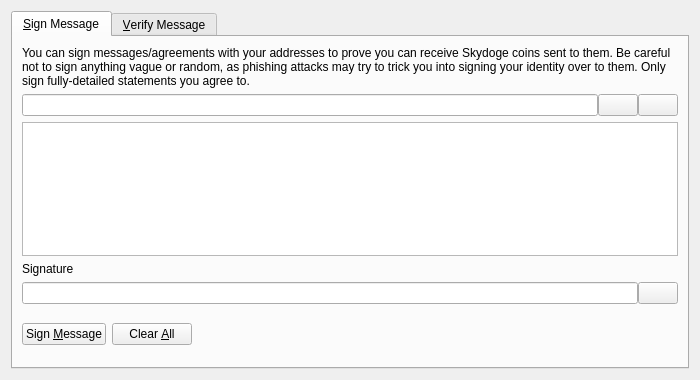
<?xml version="1.0" encoding="UTF-8"?>
<ui version="4.0">
 <class>SignVerifyMessageDialog</class>
 <widget class="QDialog" name="SignVerifyMessageDialog">
  <property name="geometry">
   <rect>
    <x>0</x>
    <y>0</y>
    <width>700</width>
    <height>380</height>
   </rect>
  </property>
  <property name="windowTitle">
   <string>Signatures - Sign / Verify a Message</string>
  </property>
  <property name="modal">
   <bool>true</bool>
  </property>
  <layout class="QVBoxLayout" name="verticalLayout">
   <item>
    <widget class="QTabWidget" name="tabWidget">
     <property name="currentIndex">
      <number>0</number>
     </property>
     <widget class="QWidget" name="tabSignMessage">
      <attribute name="title">
       <string>&amp;Sign Message</string>
      </attribute>
      <layout class="QVBoxLayout" name="verticalLayout_SM">
       <item>
        <widget class="QLabel" name="infoLabel_SM">
         <property name="text">
          <string>You can sign messages/agreements with your addresses to prove you can receive Skydoge coins sent to them. Be careful not to sign anything vague or random, as phishing attacks may try to trick you into signing your identity over to them. Only sign fully-detailed statements you agree to.</string>
         </property>
         <property name="textFormat">
          <enum>Qt::PlainText</enum>
         </property>
         <property name="wordWrap">
          <bool>true</bool>
         </property>
        </widget>
       </item>
       <item>
        <layout class="QHBoxLayout" name="horizontalLayout_1_SM">
         <property name="spacing">
          <number>0</number>
         </property>
         <item>
          <widget class="QValidatedLineEdit" name="addressIn_SM">
           <property name="toolTip">
            <string>The Skydoge address to sign the message with</string>
           </property>
          </widget>
         </item>
         <item>
          <widget class="QPushButton" name="addressBookButton_SM">
           <property name="toolTip">
            <string>Choose previously used address</string>
           </property>
           <property name="text">
            <string/>
           </property>
           <property name="icon">
            <iconset resource="../skydoge.qrc">
             <normaloff>:/icons/address-book</normaloff>:/icons/address-book</iconset>
           </property>
           <property name="shortcut">
            <string>Alt+A</string>
           </property>
           <property name="autoDefault">
            <bool>false</bool>
           </property>
          </widget>
         </item>
         <item>
          <widget class="QPushButton" name="pasteButton_SM">
           <property name="toolTip">
            <string>Paste address from clipboard</string>
           </property>
           <property name="text">
            <string/>
           </property>
           <property name="icon">
            <iconset resource="../skydoge.qrc">
             <normaloff>:/icons/editpaste</normaloff>:/icons/editpaste</iconset>
           </property>
           <property name="shortcut">
            <string>Alt+P</string>
           </property>
           <property name="autoDefault">
            <bool>false</bool>
           </property>
          </widget>
         </item>
        </layout>
       </item>
       <item>
        <widget class="QPlainTextEdit" name="messageIn_SM">
         <property name="toolTip">
          <string>Enter the message you want to sign here</string>
         </property>
        </widget>
       </item>
       <item>
        <widget class="QLabel" name="signatureLabel_SM">
         <property name="text">
          <string>Signature</string>
         </property>
         <property name="textFormat">
          <enum>Qt::PlainText</enum>
         </property>
        </widget>
       </item>
       <item>
        <layout class="QHBoxLayout" name="horizontalLayout_2_SM">
         <property name="spacing">
          <number>0</number>
         </property>
         <item>
          <widget class="QLineEdit" name="signatureOut_SM">
           <property name="font">
            <font>
             <italic>true</italic>
            </font>
           </property>
           <property name="readOnly">
            <bool>true</bool>
           </property>
          </widget>
         </item>
         <item>
          <widget class="QPushButton" name="copySignatureButton_SM">
           <property name="toolTip">
            <string>Copy the current signature to the system clipboard</string>
           </property>
           <property name="text">
            <string/>
           </property>
           <property name="icon">
            <iconset resource="../skydoge.qrc">
             <normaloff>:/icons/editcopy</normaloff>:/icons/editcopy</iconset>
           </property>
           <property name="autoDefault">
            <bool>false</bool>
           </property>
          </widget>
         </item>
        </layout>
       </item>
       <item>
        <layout class="QHBoxLayout" name="horizontalLayout_3_SM">
         <item>
          <widget class="QPushButton" name="signMessageButton_SM">
           <property name="toolTip">
            <string>Sign the message to prove you own this Skydoge address</string>
           </property>
           <property name="text">
            <string>Sign &amp;Message</string>
           </property>
           <property name="icon">
            <iconset resource="../skydoge.qrc">
             <normaloff>:/icons/edit</normaloff>:/icons/edit</iconset>
           </property>
           <property name="autoDefault">
            <bool>false</bool>
           </property>
          </widget>
         </item>
         <item>
          <widget class="QPushButton" name="clearButton_SM">
           <property name="toolTip">
            <string>Reset all sign message fields</string>
           </property>
           <property name="text">
            <string>Clear &amp;All</string>
           </property>
           <property name="icon">
            <iconset resource="../skydoge.qrc">
             <normaloff>:/icons/remove</normaloff>:/icons/remove</iconset>
           </property>
           <property name="autoDefault">
            <bool>false</bool>
           </property>
          </widget>
         </item>
         <item>
          <spacer name="horizontalSpacer_1_SM">
           <property name="orientation">
            <enum>Qt::Horizontal</enum>
           </property>
           <property name="sizeHint" stdset="0">
            <size>
             <width>40</width>
             <height>48</height>
            </size>
           </property>
          </spacer>
         </item>
         <item>
          <widget class="QLabel" name="statusLabel_SM">
           <property name="font">
            <font>
             <weight>75</weight>
             <bold>true</bold>
            </font>
           </property>
           <property name="text">
            <string/>
           </property>
           <property name="wordWrap">
            <bool>true</bool>
           </property>
          </widget>
         </item>
         <item>
          <spacer name="horizontalSpacer_2_SM">
           <property name="orientation">
            <enum>Qt::Horizontal</enum>
           </property>
           <property name="sizeHint" stdset="0">
            <size>
             <width>40</width>
             <height>48</height>
            </size>
           </property>
          </spacer>
         </item>
        </layout>
       </item>
      </layout>
     </widget>
     <widget class="QWidget" name="tabVerifyMessage">
      <attribute name="title">
       <string>&amp;Verify Message</string>
      </attribute>
      <layout class="QVBoxLayout" name="verticalLayout_VM">
       <item>
        <widget class="QLabel" name="infoLabel_VM">
         <property name="text">
          <string>Enter the receiver's address, message (ensure you copy line breaks, spaces, tabs, etc. exactly) and signature below to verify the message. Be careful not to read more into the signature than what is in the signed message itself, to avoid being tricked by a man-in-the-middle attack. Note that this only proves the signing party receives with the address, it cannot prove sendership of any transaction!</string>
         </property>
         <property name="textFormat">
          <enum>Qt::PlainText</enum>
         </property>
         <property name="alignment">
          <set>Qt::AlignLeading|Qt::AlignLeft|Qt::AlignTop</set>
         </property>
         <property name="wordWrap">
          <bool>true</bool>
         </property>
        </widget>
       </item>
       <item>
        <layout class="QHBoxLayout" name="horizontalLayout_1_VM">
         <property name="spacing">
          <number>0</number>
         </property>
         <item>
          <widget class="QValidatedLineEdit" name="addressIn_VM">
           <property name="toolTip">
            <string>The Skydoge address the message was signed with</string>
           </property>
          </widget>
         </item>
         <item>
          <widget class="QPushButton" name="addressBookButton_VM">
           <property name="toolTip">
            <string>Choose previously used address</string>
           </property>
           <property name="text">
            <string/>
           </property>
           <property name="icon">
            <iconset resource="../skydoge.qrc">
             <normaloff>:/icons/address-book</normaloff>:/icons/address-book</iconset>
           </property>
           <property name="shortcut">
            <string>Alt+A</string>
           </property>
           <property name="autoDefault">
            <bool>false</bool>
           </property>
          </widget>
         </item>
        </layout>
       </item>
       <item>
        <widget class="QPlainTextEdit" name="messageIn_VM"/>
       </item>
       <item>
        <widget class="QValidatedLineEdit" name="signatureIn_VM"/>
       </item>
       <item>
        <layout class="QHBoxLayout" name="horizontalLayout_2_VM">
         <item>
          <widget class="QPushButton" name="verifyMessageButton_VM">
           <property name="toolTip">
            <string>Verify the message to ensure it was signed with the specified Skydoge address</string>
           </property>
           <property name="text">
            <string>Verify &amp;Message</string>
           </property>
           <property name="icon">
            <iconset resource="../skydoge.qrc">
             <normaloff>:/icons/transaction_0</normaloff>:/icons/transaction_0</iconset>
           </property>
           <property name="autoDefault">
            <bool>false</bool>
           </property>
          </widget>
         </item>
         <item>
          <widget class="QPushButton" name="clearButton_VM">
           <property name="toolTip">
            <string>Reset all verify message fields</string>
           </property>
           <property name="text">
            <string>Clear &amp;All</string>
           </property>
           <property name="icon">
            <iconset resource="../skydoge.qrc">
             <normaloff>:/icons/remove</normaloff>:/icons/remove</iconset>
           </property>
           <property name="autoDefault">
            <bool>false</bool>
           </property>
          </widget>
         </item>
         <item>
          <spacer name="horizontalSpacer_1_VM">
           <property name="orientation">
            <enum>Qt::Horizontal</enum>
           </property>
           <property name="sizeHint" stdset="0">
            <size>
             <width>40</width>
             <height>48</height>
            </size>
           </property>
          </spacer>
         </item>
         <item>
          <widget class="QLabel" name="statusLabel_VM">
           <property name="font">
            <font>
             <weight>75</weight>
             <bold>true</bold>
            </font>
           </property>
           <property name="text">
            <string/>
           </property>
           <property name="wordWrap">
            <bool>true</bool>
           </property>
          </widget>
         </item>
         <item>
          <spacer name="horizontalSpacer_2_VM">
           <property name="orientation">
            <enum>Qt::Horizontal</enum>
           </property>
           <property name="sizeHint" stdset="0">
            <size>
             <width>40</width>
             <height>48</height>
            </size>
           </property>
          </spacer>
         </item>
        </layout>
       </item>
      </layout>
     </widget>
    </widget>
   </item>
  </layout>
 </widget>
 <customwidgets>
  <customwidget>
   <class>QValidatedLineEdit</class>
   <extends>QLineEdit</extends>
   <header>qt/qvalidatedlineedit.h</header>
  </customwidget>
 </customwidgets>
 <resources>
  <include location="../skydoge.qrc"/>
 </resources>
 <connections/>
</ui>
